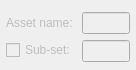
                 <widget class="QWidget" name="nk_assetSettings_scrollAreaWidgetContents">
                  <property name="geometry">
                   <rect>
                    <x>0</x>
                    <y>0</y>
                    <width>136</width>
                    <height>70</height>
                   </rect>
                  </property>
                  <layout class="QVBoxLayout" name="verticalLayout_8">
                   <property name="margin">
                    <number>0</number>
                   </property>
                   <item>
                    <widget class="QFrame" name="nk_assetSettings_frame">
                     <property name="frameShape">
                      <enum>QFrame::NoFrame</enum>
                     </property>
                     <layout class="QFormLayout" name="formLayout">
                      <property name="fieldGrowthPolicy">
                       <enum>QFormLayout::ExpandingFieldsGrow</enum>
                      </property>
                      <property name="leftMargin">
                       <number>6</number>
                      </property>
                      <property name="topMargin">
                       <number>12</number>
                      </property>
                      <property name="rightMargin">
                       <number>6</number>
                      </property>
                      <property name="bottomMargin">
                       <number>6</number>
                      </property>
                      <item row="1" column="0">
                       <widget class="QLabel" name="nk_PblName_label">
                        <property name="enabled">
                         <bool>false</bool>
                        </property>
                        <property name="text">
                         <string>Asset name:</string>
                        </property>
                       </widget>
                      </item>
                      <item row="1" column="1">
                       <widget class="QLineEdit" name="nk_PblName_lineEdit">
                        <property name="enabled">
                         <bool>false</bool>
                        </property>
                        <property name="text">
                         <string/>
                        </property>
                        <property name="frame">
                         <bool>true</bool>
                        </property>
                        <property name="readOnly">
                         <bool>false</bool>
                        </property>
                        <property name="mandatoryField" stdset="0">
                         <bool>false</bool>
                        </property>
                       </widget>
                      </item>
                      <item row="2" column="0">
                       <widget class="QCheckBox" name="nk_subSet_checkBox">
                        <property name="enabled">
                         <bool>false</bool>
                        </property>
                        <property name="toolTip">
                         <string>Warning: creating sub-sets will affect version control.</string>
                        </property>
                        <property name="text">
                         <string>Sub-set:</string>
                        </property>
                       </widget>
                      </item>
                      <item row="2" column="1">
                       <widget class="QLineEdit" name="nk_subSetName_lineEdit">
                        <property name="enabled">
                         <bool>false</bool>
                        </property>
                        <property name="text">
                         <string/>
                        </property>
                        <property name="frame">
                         <bool>true</bool>
                        </property>
                        <property name="readOnly">
                         <bool>false</bool>
                        </property>
                        <property name="mandatoryField" stdset="0">
                         <bool>false</bool>
                        </property>
                       </widget>
                      </item>
                     </layout>
                    </widget>
                   </item>
                  </layout>
                 </widget>
